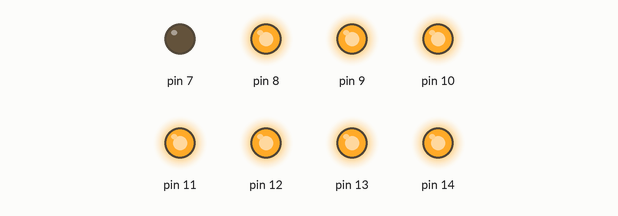
This sketch was run on a simulated Arduino Uno, built with avr-gcc and run on an emulated ATmega328P. Shown: output pins drawn as LEDs (lit = HIGH).

Above: at 0.2 s.
At 1.2 s:
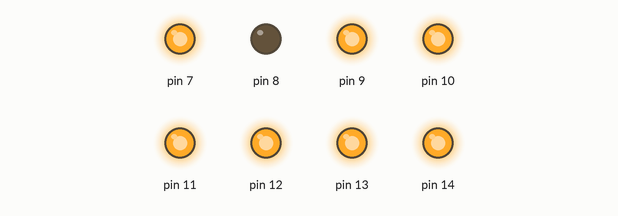
At 2.2 s:
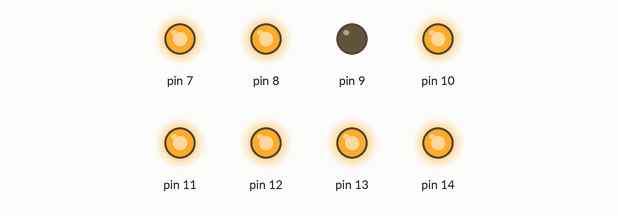
At 5.2 s:
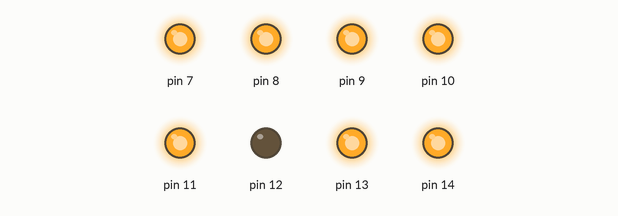
At 7.2 s:
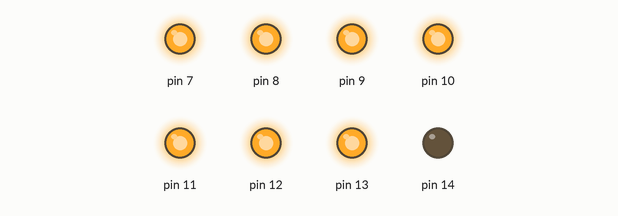
At 9.7 s:
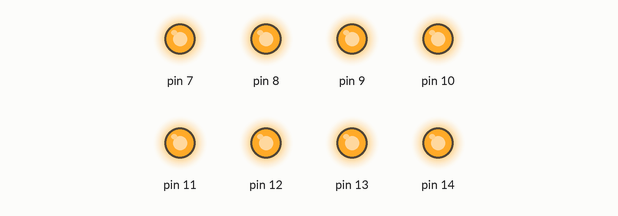
Timing chart, 0 to 10.4 s (numbered marks = the images above):
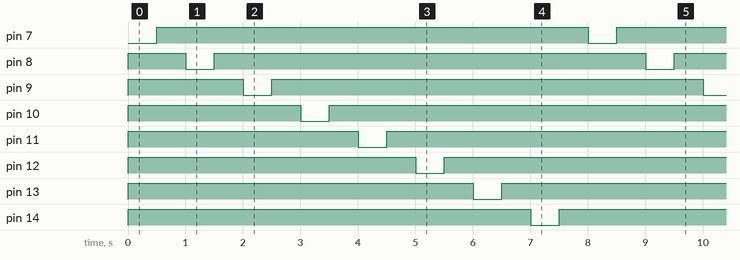

The sketch:

example.ino
```cpp
// Initializes eight Arduino digital pins as outputs (active-LOW) and cycles each relay on and off in sequence with 500ms delays.
//
// Buy this module: https://shillehtek.com/products/8-channel-5v-relay-module
// Full manual: https://shillehtek.com/blogs/shillehtek-product-manuals/8-channel-5v-relay-module-manual
// More examples: https://github.com/shillehbean/shillehtek-examples
//

// 8-Channel 5V Relay Module - Arduino Example
// Active LOW: digitalWrite(pin, LOW) energizes the relay.
// IN pins: 7, 8, 9, 10, 11, 12, 13, 14

void setup() {
  Serial.begin(9600);
  pinMode(7, OUTPUT);
  digitalWrite(7, HIGH);  // start with relay OFF
  pinMode(8, OUTPUT);
  digitalWrite(8, HIGH);  // start with relay OFF
  pinMode(9, OUTPUT);
  digitalWrite(9, HIGH);  // start with relay OFF
  pinMode(10, OUTPUT);
  digitalWrite(10, HIGH);  // start with relay OFF
  pinMode(11, OUTPUT);
  digitalWrite(11, HIGH);  // start with relay OFF
  pinMode(12, OUTPUT);
  digitalWrite(12, HIGH);  // start with relay OFF
  pinMode(13, OUTPUT);
  digitalWrite(13, HIGH);  // start with relay OFF
  pinMode(14, OUTPUT);
  digitalWrite(14, HIGH);  // start with relay OFF
}

void loop() {
  // Cycle through each relay one by one
  digitalWrite(7, LOW);   // Relay 1 ON
  delay(500);
  digitalWrite(7, HIGH);  // Relay 1 OFF
  delay(500);
  digitalWrite(8, LOW);   // Relay 2 ON
  delay(500);
  digitalWrite(8, HIGH);  // Relay 2 OFF
  delay(500);
  digitalWrite(9, LOW);   // Relay 3 ON
  delay(500);
  digitalWrite(9, HIGH);  // Relay 3 OFF
  delay(500);
  digitalWrite(10, LOW);   // Relay 4 ON
  delay(500);
  digitalWrite(10, HIGH);  // Relay 4 OFF
  delay(500);
  digitalWrite(11, LOW);   // Relay 5 ON
  delay(500);
  digitalWrite(11, HIGH);  // Relay 5 OFF
  delay(500);
  digitalWrite(12, LOW);   // Relay 6 ON
  delay(500);
  digitalWrite(12, HIGH);  // Relay 6 OFF
  delay(500);
  digitalWrite(13, LOW);   // Relay 7 ON
  delay(500);
  digitalWrite(13, HIGH);  // Relay 7 OFF
  delay(500);
  digitalWrite(14, LOW);   // Relay 8 ON
  delay(500);
  digitalWrite(14, HIGH);  // Relay 8 OFF
  delay(500);
}
```

Measured:
- by itself, pin 7–14: alternates HIGH for 7.5 s and LOW for 0.50 s
- by itself, everything shown: repeats every 8.0 s, in 16 steps
